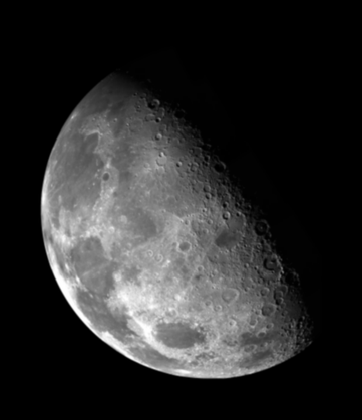
%> input picture DigitalImageProcessing/Talleres/Scripts/Fig0338(a)(blurry_moon).tif, 362 x 420 px, shrunk from 466 x 540 before the run
$ octave ejercicio24_aplicar_un_filtro_arbitrario_a_una_imagen.m   (GNU Octave 9; MATLAB toolbox functions it lacks are replaced by stand-ins)
%> lines starting %> are read from the running program, lines starting %| are printed output that depends on the picture; in (x1, y1, x2, y2) boxes, pixels count from 0 and x2, y2 are one past the last pixel; in counts of white or black regions, pixels touching at a corner belong together; the program's own positions count from 1
### DigitalImageProcessing/Talleres/Scripts/escalar_imagen.m
%--------------------------------------------------------------------------
% funci髇 en Matlab que retorna una imagen de salida en una escala de grises de 0 a L-1.
% La imagen de salida puede ser tipo uint o double seg鷑 lo indique el usuario con un par醡etro de
% entrada llamado tipo (si tipo = 0, la intensidad debe entregarse como entero sin signo, si tipo=1, la
% intensidad debe entregarse como doble). La funci髇 internamente debe escalar la imagen, y en caso
% que se deba retornar usando enteros sin signo, debe determinar autom醫icamente si debe usar unit8,
% uint16, uint32, o uint64.
%--------------------------------------------------------------------------
%I:    Imagen de entrada
%Vmax: Valor m醲imo de intensidad (1,3,7,15,31,63,127,255, etc...)
%Tipo: 0: matriz de salida tipo entero sin signo.  1: matriz de salida tipo
%doble.
%I2:   Imagen de salida.
%--------------------------------------------------------------------------
function I2=escalar_imagen(I,Vmax,tipo)
%--------------------------------------------------------------------------
I1=double(I);          %Convierto la imagen de entrada a double.
minimo=min(min(I1));  %Calculo el m韓imo de la intensidad de la imagen de entrada.
I1=I1-minimo;         %Con esto la intensidad queda entre 0 y un valor dado.
maximo=max(max(I1));  %Calculo el m醲imo de I1.
if maximo==0          %Este condicional evita una divisi髇 por cero.
    I1=0*I1;              %Matriz de ceros.
else
    I1=I1/maximo;         %Con esto normalizo la imagen.
end
I1=I1*Vmax;           %Con esto escalo la imagen para que quede entre 0 y Vmax.

%--------------------------------------------------------------------------

n=ceil(log10(Vmax+1)/log10(2));  %Cu醤tos bits se requieren para codificar Vmax.

if tipo==0               %Retornar como entero sin signo

    I2=round(I1);

    if (n<=8)
        I2=uint8(I2);
    elseif (n>8) && (n<=16)
        I2=uint16(I2);
    elseif (n>16) && (n<=32)
        I2=uint32(I2);
    elseif (n>32) && (n<=64)
        I2=uint64(I2);
    else
        I2=I1;          %En otro caso d閖elo como double.
    end

elseif tipo==1          %Retornar como double

        I2=I1; %En otro caso d閖elo como double.

end

### DigitalImageProcessing/Talleres/Scripts/crear_matriz_de_distancia.m
%--------------------------------------------------------------------------
%Descripci髇: Esta funci髇 calcula una matriz de salida de dimensiones PxQ
%que contiene en cada elemento la distancia al centro de la matriz.
%--------------------------------------------------------------------------
%Par醡etros de entrada.
%--------------------------------------------------------------------------
%P              :  N鷐ero de filas.
%Q              :  N鷐ero de columnas.
%--------------------------------------------------------------------------
%Variable de salida
%--------------------------------------------------------------------------
%D              :  Matriz de salida que contiene la distancia de cada
%                  elemento al centro de la matriz.
%--------------------------------------------------------------------------

function D = crear_matriz_de_distancia(P,Q)

D=zeros(P,Q);

%El floor en las siguientes dos l韓eas es para garantizar que la distancia
%que se coloca en el pixel central sea cero.
Pmedios=floor(P/2);
Qmedios=floor(Q/2);

for u=0:P-1

   for v=0:Q-1

       D(u+1,v+1)=sqrt((u-Pmedios)^2+(v-Qmedios)^2);

   end

end

### DigitalImageProcessing/Talleres/Scripts/crear_filtro_LPF_en_frecuencia.m
%--------------------------------------------------------------------------
%Par醡etros de entrada.
%--------------------------------------------------------------------------
%P              :  N鷐ero de filas.
%Q              :  N鷐ero de columnas.
%D0             :  Frecuencia de corte del filtro, para todos los LPF
%tipo
%         'ILPF':  Filtro paso bajo ideal.
%         'BLPF':  Filtro paso bajo Butterworth.
%         'GLPF':  Filtro paso bajo Gaussiano.
%--------------------------------------------------------------------------
%Variable de salida
%--------------------------------------------------------------------------
%H              :  Matriz de salida que contiene el filtro LPF en frecuencia espacial.
%--------------------------------------------------------------------------

function H = crear_filtro_LPF_en_frecuencia(P,Q,D0,tipo,varargin)

H=zeros(P,Q);

D = crear_matriz_de_distancia(P,Q);   %Esta funci髇 calcula una matriz de salida de dimensiones PxQ
                                      %que contiene en cada elemento la distancia al centro de la matriz.

switch    (tipo)

          case 'ILPF'   %Filtro ideal

                for u=0:P-1

                   for v=0:Q-1


                       if D(u+1,v+1)<=D0
                          H(u+1,v+1)=1;
                       end
                   end

                end

          case 'BLPF'   %Filtro Butterworth

                if nargin==5

                   n=varargin{5-4};   %orden del filtro
                   H=1./(1+(D/D0).^(2*n));
                else
                   disp('Debe ingresar el orden del filtro')
                end


          case 'GLPF'   %Filtro Gaussiano
                H=exp((-D.^2)/(2*D0^2));

       otherwise
end
%--------------------------------------------------------------------------

### DigitalImageProcessing/Talleres/Scripts/filtrado_en_frec_arbitrario.m
%--------------------------------------------------------------------------
%Par醡etros de entrada.
%--------------------------------------------------------------------------
%I              :  Imagen de entrada.
%H              :  Filtro en frecuencia (se asume que es una matriz real).
%show_plots     :  Si es igual a 1 muestra las im醙enes intermedias.
%                  Si es igual a 0 no muestra ninguna imagen intermedia.

%--------------------------------------------------------------------------
%Variable de salida
%--------------------------------------------------------------------------
%I7              :  Imagen de salida filtrada
%--------------------------------------------------------------------------

function I7 = filtrado_en_frec_arbitrario(I0,Hin,show_plots)

[M,N]=size(I0);
[MH,NH]=size(Hin);

P=(M+MH-1);
Q=(N+NH-1);
%--------------------------------------------------------------------------
%Relleno la imagen original con ceros.
I2=zeros(P,Q);
I2(1:M,1:N)=I0;

%--------------------------------------------------------------------------
%Multiplico la imagen por (-1)^(x+y) para que centre el espectro en
%frecuencia.
I3=aplicar_menos_1_a_la_x_mas_y(I2);

%--------------------------------------------------------------------------
%Aplico la DFT en 2 dimensiones.
F=fft2(I3);
%--------------------------------------------------------------------------

%Ajusto filtro a las dimensiones de salida y literalmente lo centro  !!!!!
H=zeros(P,Q);
u_i=floor((P-MH)/2);    %Fila inicial del filtro.
v_i=floor((Q-NH)/2);    %Fila final del filtro.
H(u_i:u_i+MH-1,v_i:v_i+NH-1)=Hin;
%--------------------------------------------------------------------------
%Filtro en frecuencia.
F_filt=F.*H;

%--------------------------------------------------------------------------
%Imagen en el dominio espacial
I4=ifft2(F_filt);

%--------------------------------------------------------------------------
%Recupere solo los valores reales y enteros.
I5=round(real(I4));

%--------------------------------------------------------------------------
%Multiplico la imagen por (-1)^(x+y) para volver a organizar el espectro.
I6=aplicar_menos_1_a_la_x_mas_y(I5);

%--------------------------------------------------------------------------
%Recuper la porci髇 superior izquierda (es decir remover los ceros).
I7=I6(1:M,1:N);
%--------------------------------------------------------------------------
%Escalar imagen
I7=escalar_imagen(I7,255,0);

%--------------------------------------------------------------------------

%Grafique
if show_plots==1    %Muestre las im醙enes intermedias.

figure
imshow(I0,'InitialMagnification', 'fit')
title('Imagen de entrada')

figure
imshow(I2,[],'InitialMagnification', 'fit')
title('Imagen con zero padding')

figure
imshow(I3,[],'InitialMagnification', 'fit')
title('Imagen con zero padding multiplicada por (-1)^{(x+y)}')

figure
imshow(log10(1+abs(F)),[],'InitialMagnification', 'fit')
title('Espectro de magnitud en escala logar韙mica')

figure
imshow(H,[],'InitialMagnification', 'fit')
title('Respuesta del filtro')

figure
imshow(log10(1+abs(F_filt)),[],'InitialMagnification', 'fit')
title('Espectro de magnitud en escala logar韙mica de la imagen filtrada en frecuencia')

figure
imshow(I5,[],'InitialMagnification', 'fit')
title('Imagen de salida con valores REALES y ENTEROS')

figure
imshow(I6,[],'InitialMagnification', 'fit')
title('Imagen de salida luego de multiplicar la anterior por (-1)^{(x+y)}')

figure
imshow(I7,[],'InitialMagnification', 'fit')
title(strcat('Imagen de salida final'))

end
%--------------------------------------------------------------------------

### DigitalImageProcessing/Talleres/Scripts/aplicar_menos_1_a_la_x_mas_y.m
function I3=aplicar_menos_1_a_la_x_mas_y(I);
[M,N]=size(I);
I2=double(I);    %Copia local.
I3=zeros(M,N);

for x=0:M-1
  for y=0:N-1
      I3(x+1,y+1)=I2(x+1,y+1)*(-1)^(x+y);
  end
end

### DigitalImageProcessing/Talleres/Scripts/ejercicio24_aplicar_un_filtro_arbitrario_a_una_imagen.m
%--------------------------------------------------------------------------
%Autor:       Dr Jairo Alejandro G髆ez.
%Instituci髇: Universidad de San Buenaventura. Cali, Colombia
%Fecha:       Mayo 2012.
%--------------------------------------------------------------------------
% Aplique un filtro arbitrario a una imagen en escala de grises.
%--------------------------------------------------------------------------
clear all
close all
clc
%--------------------------------------------------------------------------
nombre_imagen_con_extension='Fig0338(a)(blurry_moon).tif';  %Image to load.
I0=imread(nombre_imagen_con_extension);               %Read image from file
%> I0 is the input picture: size 420x362 uint8; min 0, max 254, mean 42.7
imfinfo(nombre_imagen_con_extension)
I=escalar_imagen(I0,255,0);                           %Esto es para garantizar que el dominio de entrada es 0-255.
%> in escalar_imagen, `minimo=min(min(I1));`: minimo = 0
%> in escalar_imagen, `maximo=max(max(I1));`: maximo = 254

figure
imshow(I,'InitialMagnification', 'fit')
title('Imagen de entrada')
%--------------------------------------------------------------------------
%Creaci髇 de filtro arbitrario en frecuencia.
%--------------------------------------------------------------------------
%Frecuencia de corte
P=100
Q=100
D0=40
tipo='ILPF'  %Filtro paso bajo ideal.

H=crear_filtro_LPF_en_frecuencia(P,Q,D0,tipo);

%--------------------------------------------------------------------------
%Filtrado.
%--------------------------------------------------------------------------
show_plots=1; %0: No muestre im醙enes intermedias.

Isalida1=filtrado_en_frec_arbitrario(I0,H,show_plots);
%> in filtrado_en_frec_arbitrario, `I2(1:M,1:N)=I0;`:
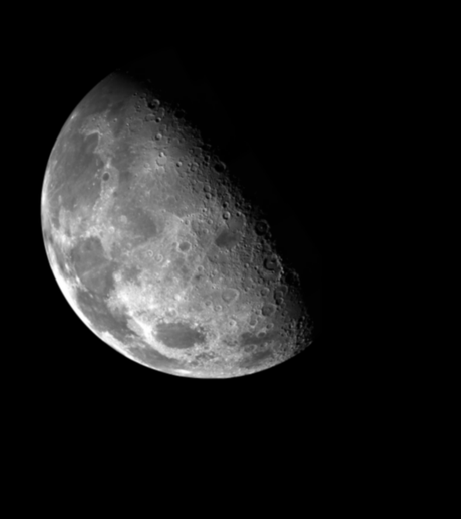
%> I2: size 519x461 double; min 0, max 254, mean 27.1
%> after the loop in aplicar_menos_1_a_la_x_mas_y, `for x=0:M-1`:
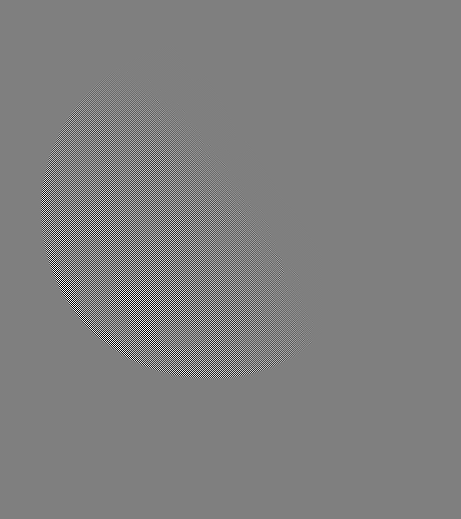
%> I3: size 519x461 double; min -254, max 254, mean 0; drawn with min black and max white
%> in filtrado_en_frec_arbitrario, `H(u_i:u_i+MH-1,v_i:v_i+NH-1)=Hin;`:
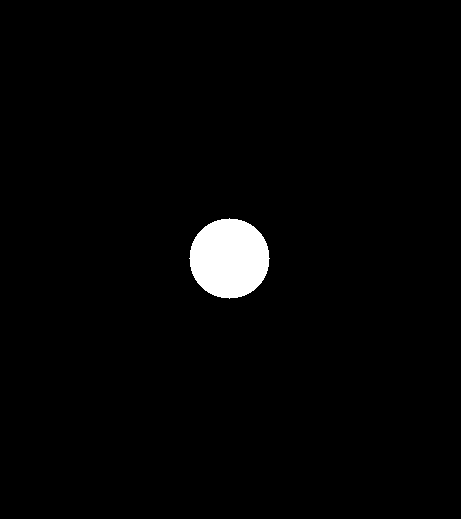
%> H: size 519x461 double; values 0 (black) and 1 (white), 2.1% white; 1 white region, box (x1, y1, x2, y2) and area: (189, 218, 270, 299) 5025
%> after the loop in aplicar_menos_1_a_la_x_mas_y (call 2), `for x=0:M-1`:
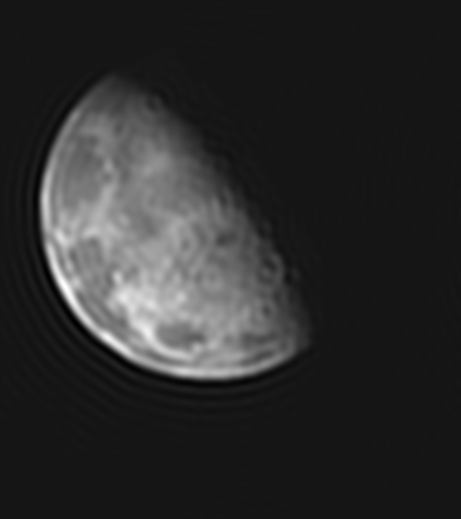
%> I3: size 519x461 double; min -26, max 276, mean 27.1; drawn with min black and max white
%> in filtrado_en_frec_arbitrario, `I7=I6(1:M,1:N);`:
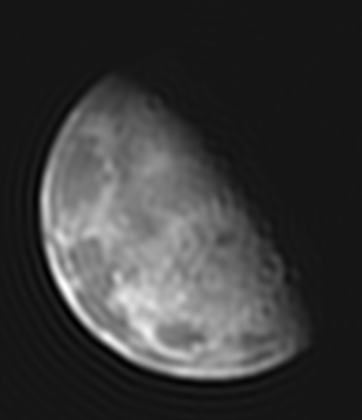
%> I7: size 420x362 double; min -26, max 276, mean 42.7; drawn with min black and max white
%> in filtrado_en_frec_arbitrario, `imshow(log10(1+abs(F)),[],'InitialMagnification', 'fit')`:
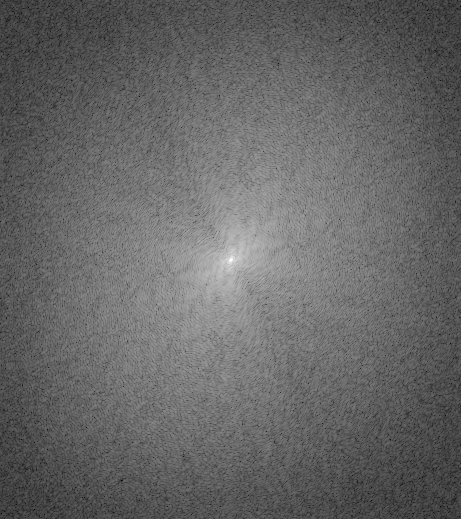
%> displayed picture: size 519x461, on the screen's scale of 0 to 255; min 0, max 255, mean 102.1
%> in filtrado_en_frec_arbitrario, `imshow(log10(1+abs(F_filt)),[],'InitialMagnification', 'fit')`:
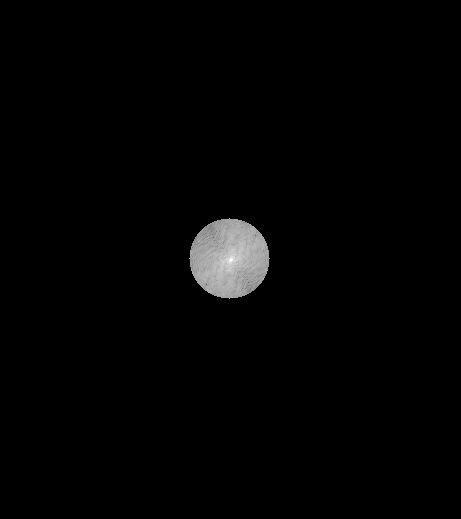
%> displayed picture: size 519x461, on the screen's scale of 0 to 255; min 0, max 255, mean 3.6

figure
imshow(Isalida1,'InitialMagnification', 'fit')
title('Salida filtrada')

%--------------------------------------------------------------------------
